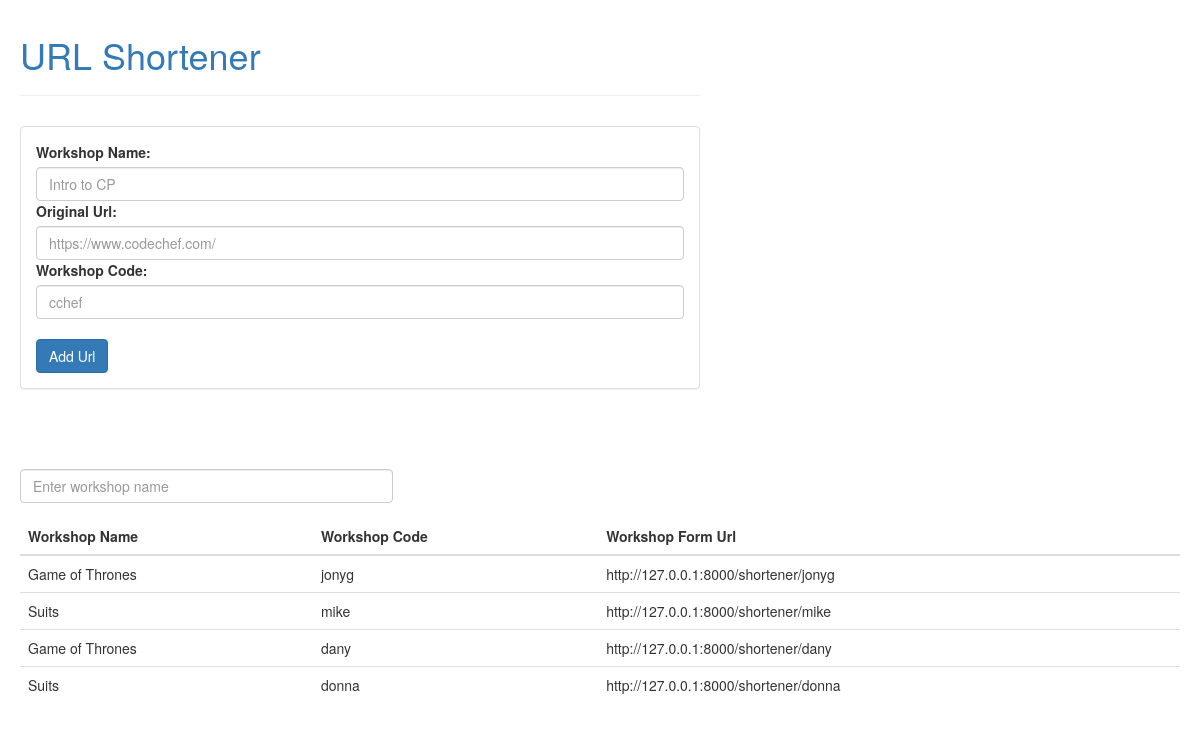
The app's page /shortener/ (signed in), older data.
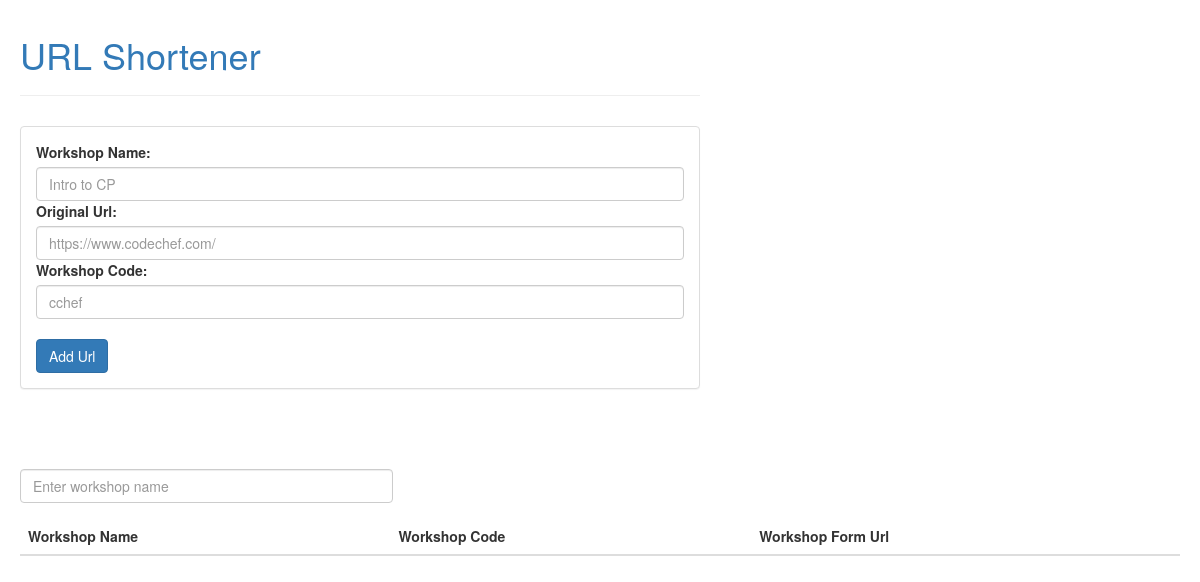
The same page, newer data.
### shortener/models.py (models this page shows)
class Urls(models.Model):
    name=models.CharField(max_length=200)
    shortId=models.CharField(max_length=7,primary_key=True)
    httpUrl=models.URLField(max_length=200)
    shortUrl=models.URLField(max_length=100)

### shortener/views.py (the view)
def index(request):
    data,query=searchdb(request)
    form=UrlsForm()
    return render(request,'shortener/index.html',{'title':'Url Shortener','form':form,'view':False,'data':data,'query':query})

### shortener/forms.py
class UrlsForm(ModelForm):
    class Meta():
        model=Urls
        fields=['name','httpUrl','shortId']
        labels={
                "name":"Workshop Name",
                "httpUrl":"Original Url",
                "shortId":"Workshop Code"
                }
        widgets={
                "httpUrl":forms.TextInput(attrs={'class':'form-control','placeholder':'https://www.codechef.com/'}),
                "shortId":forms.TextInput(attrs={'class':'form-control','placeholder':'cchef'}),
                "name":forms.TextInput(attrs={'class':'form-control','placeholder':'Intro to CP'}),
                }

### login/middleWare/auth.py (called while the page is built)
	def __call__(self, request):
		path=request.path_info.lstrip('/')
		url_is_exempt=any(url.match(path) for url in EXEMPT_URLS)
		if url_is_exempt!=True:
			print('checking....')
			if request.session.get('logged',False) is not True:
				print('Redirecting .....')
				return HttpResponseRedirect('/login/')
		response = self.get_response(request)
		return response

### shortener/utils.py (called while the page is built)
def searchdb(request):
    query=request.GET.get('query','')
    print(query)
    query=query.strip()
    if query is not '':
        data=Urls.objects.filter(name__startswith=query)
    else:
        data=Urls.objects.all()
    return data,query

### shortener/templates/shortener/index.html (shortened to what this page needs)
{% extends "shortener/base.html" %}
{% block input %}
<div class="panel panel-default">
 <div class="panel-body">
     {% if not view %}
     <form class="form" action="/shortener/shortenUrl/" method="POST">
         {{form}}
         <br><button type="submit" class="btn btn-primary">Add Url</button>
     </form>
     {% endif %}
 </div>
 </div>
 {% endblock %}

### shortener/templates/shortener/base.html (shortened to what this page needs)
{% load staticfiles %}
<!DOCTYPE html>
<html>
<head>
 <title>{% block title %}Welcome to mysite{% endblock %}
 {% load staticfiles %}</title>
 <link rel="stylesheet" href="https://maxcdn.bootstrapcdn.com/bootstrap/3.3.1/css/bootstrap.min.css">
 <link rel="stylesheet" type="text/css" href="{% static 'shortener/css/custom.css' %}" />
</head>
<body>
<div id="wrap">
<header>
 <h1><a href="{% url 'shortener:index' %}">URL Shortener</a></h1>
</header>
    <div id="content">
    {% block input %}
    {% endblock %}
    </div>
</div>
<div id="container">
    {% include 'shortener/table.html' %}
</div>
</body>
</html>

### shortener/templates/shortener/table.html
<form method="get" class="form" style="padding-left:20px;">
     <div class="row">
         <div class="col-md-4 col-sm-12">
             <div class="form-group">
                 <input type="text" name="query" class="form-control" placeholder="Enter workshop name" onkeyup="search()" id="searchitem"/>
             </div>
         </div>
     </div>
</form>
<div class="res" style="padding-left:20px; padding-right:20px">
    <table class="table table-hover card-header" id="urls">
        <thead>
         <tr>
             <th>Workshop Name</th>
             <th>Workshop Code</th>
             <th>Workshop Form Url</th>
         </tr>
        </thead>
        <tbody>
         {% for d in data %}
             <tr class="form">
                 <td>{{d.name}}</td>
                 <td>{{d.shortId}}</td>
                 <td>{{d.shortUrl}}</td>
             </tr>
             {% endfor %}
         </tbody>
    </table>
</div>

### shortener/static/shortener/css/custom.css (style rules this page uses)
#content { margin-top: 20px; margin-bottom: 60px; }
header { border-bottom: 1px solid #eeeeee; margin-bottom: 30px; padding-bottom: 10px; clear: both; }
#wrap { max-width: 700px; margin: 5px 10px 10px 10px; padding: 10px; text-align: left; }

Row changes from the older to the newer data that the page shows:
removed Urls: name "Game of Thrones", shortId "jonyg", shortUrl "http://127.0.0.1:8000/shortener/jonyg"
removed Urls: name "Suits", shortId "mike", shortUrl "http://127.0.0.1:8000/shortener/mike"
removed Urls: name "Game of Thrones", shortId "dany", shortUrl "http://127.0.0.1:8000/shortener/dany"
removed Urls: name "Suits", shortId "donna", shortUrl "http://127.0.0.1:8000/shortener/donna"
